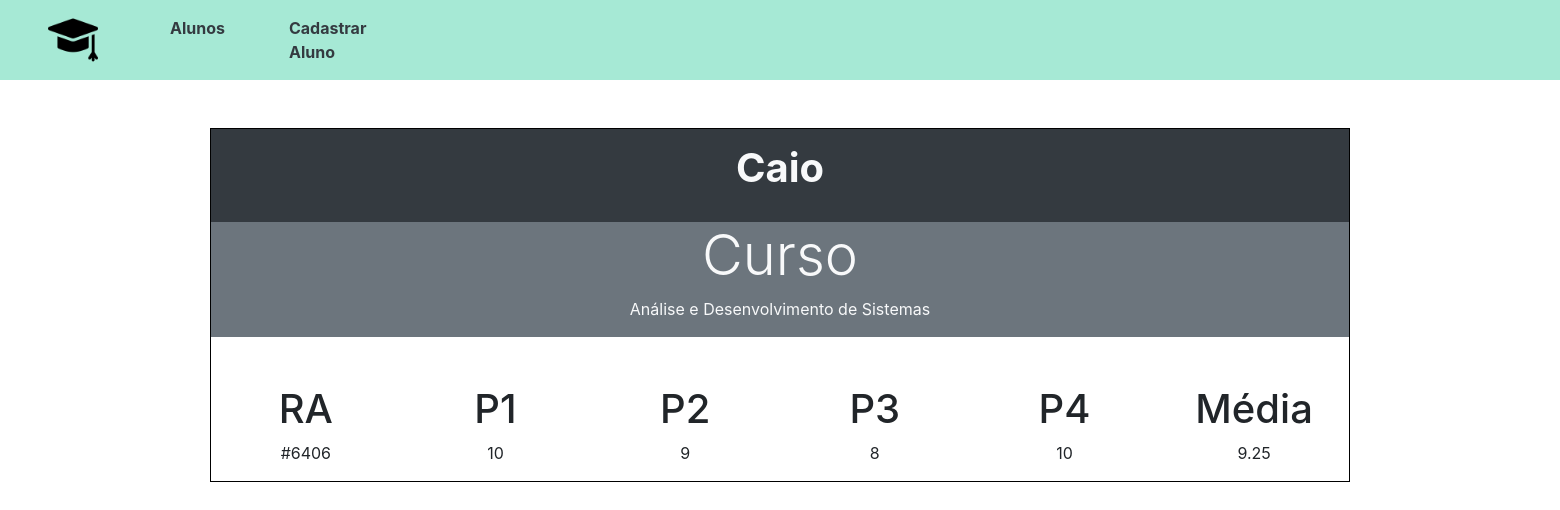
/show.php?id=1, run on the app's committed database.
### tables this page shows
CREATE TABLE `aluno` (
  `id` int(10) UNSIGNED NOT NULL,
  `nome` varchar(100) DEFAULT NULL,
  `curso` varchar(100) DEFAULT NULL,
  `ra` varchar(100) DEFAULT NULL,
  `p1` varchar(10) DEFAULT NULL,
  `p2` varchar(10) DEFAULT NULL,
  `p3` varchar(10) DEFAULT NULL,
  `p4` varchar(10) DEFAULT NULL,
  `media` varchar(10) DEFAULT NULL
);

### config/process.php (called while the page is built, shortened)
<?php
  include_once("connection.php");
  include_once("url.php");
  $data = $_POST;
  if(!empty($data)) {
    if($data["type"] === "create") {
      $nome = $data["nome"];
      $curso = $data["curso"];
      $ra = $data["ra"];
      $query = "INSERT INTO aluno (nome, curso, ra) VALUES (:nome, :curso, :ra)";
      $stmt = $conn->prepare($query);
      $stmt->bindParam(":nome", $nome);
      $stmt->bindParam(":curso", $curso);
      $stmt->bindParam(":ra", $ra);
      try {
        $stmt->execute();
        $_SESSION["msg"] = "Aluno inserido com sucesso!";
      } catch(PDOException $e) {
        $error = $e->getMessage();
        echo "Erro: $error";
      }
    } else if($data["type"] === "edit") {
      $nome = $data["nome"];
      $curso = $data["curso"];
      $ra = $data["ra"];
      $id = $data["id"];
      $query = "UPDATE aluno
                SET nome = :nome, curso = :curso, ra = :ra
                WHERE id = :id";
      $stmt = $conn->prepare($query);
      $stmt->bindParam(":nome", $nome);
      $stmt->bindParam(":curso", $curso);
      $stmt->bindParam(":ra", $ra);
      $stmt->bindParam(":id", $id);
      try {
        $stmt->execute();
        $_SESSION["msg"] = "Dados do aluno atualizados com sucesso!";
      } catch(PDOException $e) {
        $error = $e->getMessage();
        echo "Erro: $error";
      }
    } else if($data["type"] === "delete") {
      $id = $data["id"];
      $query = "DELETE FROM aluno WHERE id = :id";
      $stmt = $conn->prepare($query);
      $stmt->bindParam(":id", $id);
      try {
        $stmt->execute();
        $_SESSION["msg"] = "Aluno removido com sucesso!";
      } catch(PDOException $e) {
        $error = $e->getMessage();
        echo "Erro: $error";
      }
    } else if($data["type"] === "media"){
      $p1 = $data["p1"];
      $p2 = $data["p2"];
      $p3 = $data["p3"];
      $p4 = $data["p4"];
      $id = $data["id"];
      $intp1 = intval($p1);
      $intp2 = intval($p2);
      $intp3 = intval($p3);
      $intp4 = intval($p4);
      $calc = ($intp1 + $intp2 + $intp3 + $intp4) / 4;
      $media = strval($calc);
      $query = "UPDATE aluno
                SET p1 = :p1, p2 = :p2, p3 = :p3, p4 = :p4, media = :media
                WHERE id = :id";
      $stmt = $conn->prepare($query);
      $stmt->bindParam(":p1", $p1);
      $stmt->bindParam(":p2", $p2);
      $stmt->bindParam(":p3", $p3);
      $stmt->bindParam(":p4", $p4);
      $stmt->bindParam(":media", $media);
      $stmt->bindParam(":id", $id);
      try {
        $stmt->execute();
        $_SESSION["msg"] = "Notas inseridas com sucesso!";
      } catch(PDOException $e) {
        $error = $e->getMessage();
        echo "Erro: $error";
      }
    }
    header("Location:" . $BASE_URL . "../index.php");
  } else {
    if(!empty($_GET)) {
      $id = $_GET["id"];
    }
    if(!empty($id)) {
      $query = "SELECT * FROM aluno WHERE id = :id";
      $stmt = $conn->prepare($query);
      $stmt->bindParam(":id", $id);
      $stmt->execute();
      $alunos = $stmt->fetch();
    } else {
      $aluno = [];
      $query = "SELECT * FROM aluno";
      $stmt = $conn->prepare($query);
      $stmt->execute();
      $alunos = $stmt->fetchAll();
    }
  }

### show.php (the view)
<?php
  include_once("templates/header.php");
?>
<div class="container text-center mt-5" style="border: 1px solid black;">
<div class="row ">
  <div class="col-12 bg-dark text-light"><h1 class="bold" id="main-title"><?= $alunos["nome"] ?></h1></div>
  <div class="col-12 mb-5 bg-secondary text-light"><h1 class="display-4">Curso</h1><p><?= $alunos["curso"] ?></p></div>
  <div class="col-2"><h1>RA</h1><p><?= $alunos["ra"] ?></p></div>
  <div class="col-2"><h1>P1</h1><p><?= $alunos["p1"] ?></p></div>
  <div class="col-2"><h1>P2</h1><p><?= $alunos["p2"] ?></p></div>
  <div class="col-2"><h1>P3</h1><p><?= $alunos["p3"] ?></p></div>
  <div class="col-2"><h1>P4</h1><p><?= $alunos["p4"] ?></p></div>
  <div class="col-2"><h1>Média</h1><p><?= $alunos["media"] ?></p></div>
</div>
</div>
<?php
  include_once("templates/footer.php");
?>

### css/styles.css (style rules this page uses)
#main-title { text-align: center; margin: 15px 0 30px; }
.bold { font-weight: bold; }

### data on the page
aluno: nome "Caio", curso "Análise e Desenvolvimento de Sistemas", ra "#6406", p1 "10", p2 "9", p3 "8", p4 "10", media "9.25"
